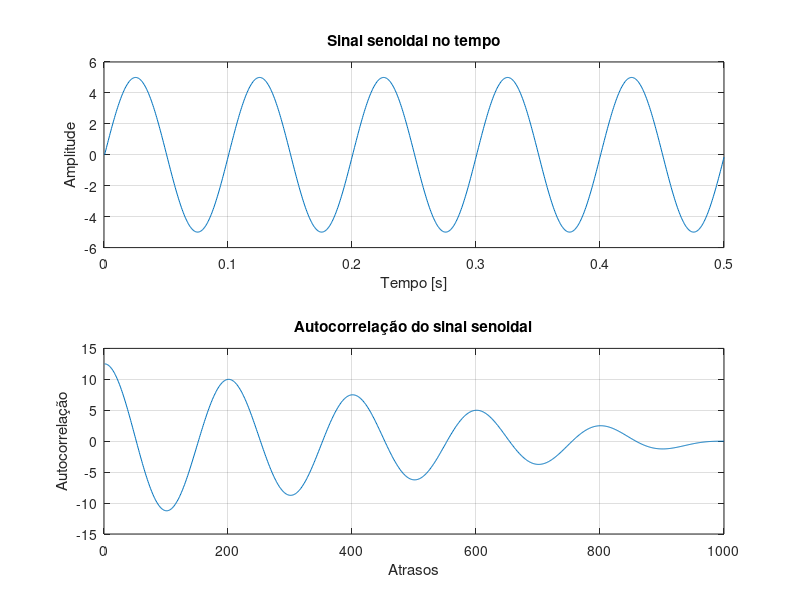

This chart was generated by the following MATLAB code:
clc; close all;clear all;               % Limpa tela variáveis e fecha gráficos
%% Parâmetros do sinal 
M=1000;                                 % Número de atrasos
N=1000;                                 % Número de amostras
f1=10;                                  % Frequência do seno (kHz)
Fs=2000;                                % Frequência de amostragem (kHz)
n=0:N-1;                                % Vetor com índices de amostra
Am=5;                                   % Determina a amplitude
x=Am*sin(2*pi*f1*n/Fs);                 % Gera o sinal x(n)
t=[1:N]*(1/Fs);                         % Definiçao do eixo do tempo
%% Cálculo da Autocorrelação
Rxx=zeros(1,M);
for m = 1: M                            % Laço do número de atrasos
   for n = 1 : N-m                      % Laço do número de amostras
      Rxx(m)=Rxx(m)+x(n)*x(n+m-1);      % Cálculo de um ponto de Rxx
    end
end
Rxx=Rxx/M;
% Plot do sinal
subplot(2,1,1);                         
plot(t,x);                              
title('Sinal senoidal no tempo');
xlabel('Tempo [s]');
ylabel('Amplitude');
grid;
% Plot da autocorrelação
subplot(2,1,2);                         
plot(Rxx);                              
title('Autocorrelação do sinal senoidal');
xlabel('Atrasos');
ylabel('Autocorrelação');
grid;

